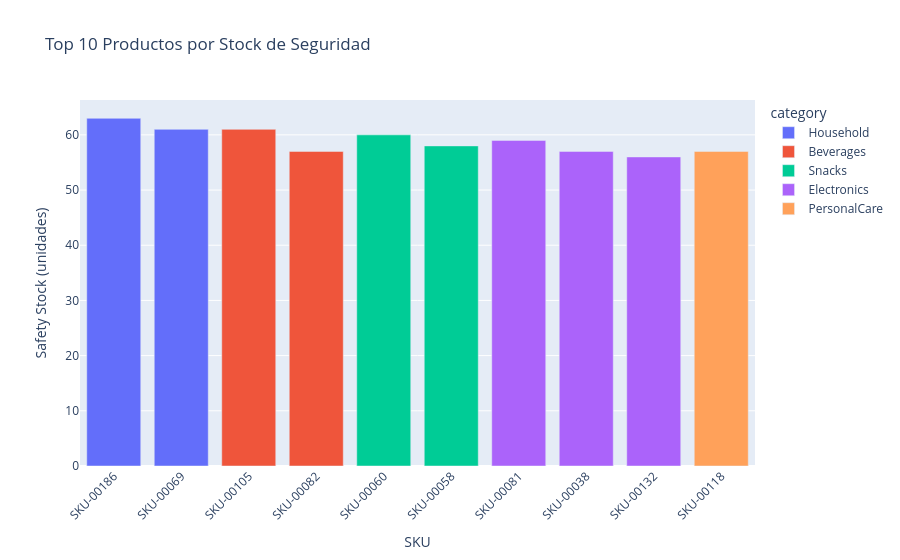
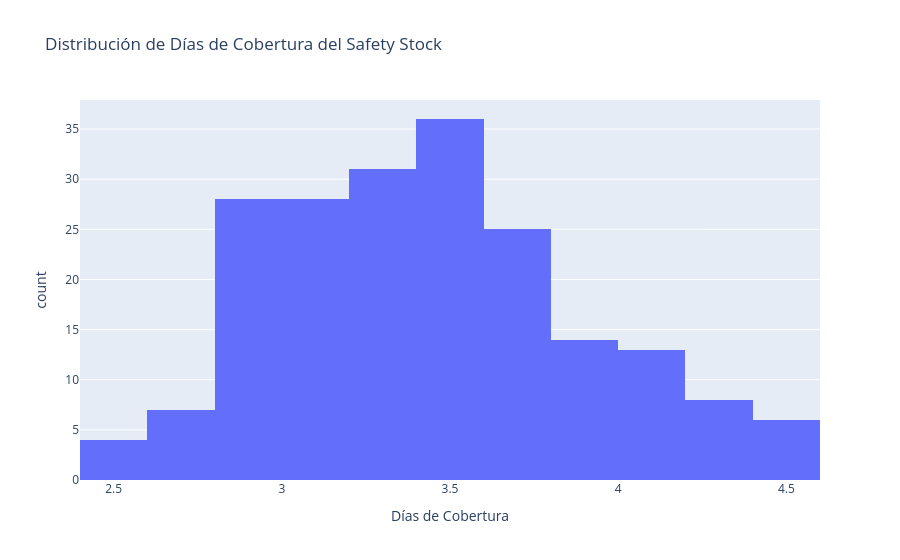

Here is the notebook cell these charts were saved with, in order:
### Markdown cell above
---

## 📅 Paso 6: Análisis de Cobertura

**Concepto:** Días de demanda cubiertos por el stock de seguridad

**Fórmula:** `coverage_days = safety_stock / avg_demand`

**Interpretación:**
- **2–4 días**: Cobertura razonable para retail con lead time semanal
- **< 2 días**: Riesgo de ruptura ante picos de demanda
- **> 7 días**: Capital inmovilizado; revisar política o negociar lead time

**Caso de uso:** Ajustar safety stock si cobertura está fuera de rangos aceptables

**Decisión:** Balancear protección contra stockouts vs costo de oportunidad del capital

### Code cell
# Top 10 productos con mayor safety stock
top_safety = demand_stats.nlargest(10, 'safety_stock')

fig = px.bar(
    top_safety,
    x='sku',
    y='safety_stock',
    color='category',
    title="Top 10 Productos por Stock de Seguridad",
    labels={'safety_stock': 'Safety Stock (unidades)', 'sku': 'SKU'}
)
fig.update_xaxes(tickangle=-45)
fig.show()

# Distribución de días de cobertura
fig2 = px.histogram(
    demand_stats, x='coverage_days',
    title="Distribución de Días de Cobertura del Safety Stock",
    labels={'coverage_days': 'Días de Cobertura'},
    nbins=20
)
fig2.show()

print(f"📊 Cobertura promedio: {demand_stats['coverage_days'].mean():.1f} días")
print(f"📊 Cobertura mediana: {demand_stats['coverage_days'].median():.1f} días")

### Figure 1 — Plotly figure (JSON) as saved in the notebook; plotly's stock layout.template omitted (floating-point values rounded to 4 significant figures)
{"data": [{"hovertemplate": "category=Household<br>SKU=%{x}<br>Safety Stock (unidades)=%{y}<extra></extra>", "legendgroup": "Household", "marker": {"color": "#636efa", "pattern": {"shape": ""}}, "name": "Household", "orientation": "v", "showlegend": true, "textposition": "auto", "type": "bar", "x": ["SKU-00186", "SKU-00069"], "xaxis": "x", "y": [63, 61], "yaxis": "y"}, {"hovertemplate": "category=Beverages<br>SKU=%{x}<br>Safety Stock (unidades)=%{y}<extra></extra>", "legendgroup": "Beverages", "marker": {"color": "#EF553B", "pattern": {"shape": ""}}, "name": "Beverages", "orientation": "v", "showlegend": true, "textposition": "auto", "type": "bar", "x": ["SKU-00105", "SKU-00082"], "xaxis": "x", "y": [61, 57], "yaxis": "y"}, {"hovertemplate": "category=Snacks<br>SKU=%{x}<br>Safety Stock (unidades)=%{y}<extra></extra>", "legendgroup": "Snacks", "marker": {"color": "#00cc96", "pattern": {"shape": ""}}, "name": "Snacks", "orientation": "v", "showlegend": true, "textposition": "auto", "type": "bar", "x": ["SKU-00060", "SKU-00058"], "xaxis": "x", "y": [60, 58], "yaxis": "y"}, {"hovertemplate": "category=Electronics<br>SKU=%{x}<br>Safety Stock (unidades)=%{y}<extra></extra>", "legendgroup": "Electronics", "marker": {"color": "#ab63fa", "pattern": {"shape": ""}}, "name": "Electronics", "orientation": "v", "showlegend": true, "textposition": "auto", "type": "bar", "x": ["SKU-00081", "SKU-00038", "SKU-00132"], "xaxis": "x", "y": [59, 57, 56], "yaxis": "y"}, {"hovertemplate": "category=PersonalCare<br>SKU=%{x}<br>Safety Stock (unidades)=%{y}<extra></extra>", "legendgroup": "PersonalCare", "marker": {"color": "#FFA15A", "pattern": {"shape": ""}}, "name": "PersonalCare", "orientation": "v", "showlegend": true, "textposition": "auto", "type": "bar", "x": ["SKU-00118"], "xaxis": "x", "y": [57], "yaxis": "y"}], "layout": {"barmode": "relative", "legend": {"title": {"text": "category"}, "tracegroupgap": 0}, "title": {"text": "Top 10 Productos por Stock de Seguridad"}, "xaxis": {"anchor": "y", "domain": [0, 1], "tickangle": -45, "title": {"text": "SKU"}}, "yaxis": {"anchor": "x", "domain": [0, 1], "title": {"text": "Safety Stock (unidades)"}}}}

### Figure 2 — Plotly figure (JSON) as saved in the notebook; plotly's stock layout.template omitted (floating-point values rounded to 4 significant figures; data arrays with more than 128 entries replaced by an {"elided": "..."} marker saying what was removed)
{"data": [{"bingroup": "x", "hovertemplate": "Días de Cobertura=%{x}<br>count=%{y}<extra></extra>", "legendgroup": "", "marker": {"color": "#636efa", "pattern": {"shape": ""}}, "name": "", "nbinsx": 20, "orientation": "v", "showlegend": false, "type": "histogram", "x": {"elided": "200 float values"}, "xaxis": "x", "yaxis": "y"}], "layout": {"barmode": "relative", "legend": {"tracegroupgap": 0}, "title": {"text": "Distribución de Días de Cobertura del Safety Stock"}, "xaxis": {"anchor": "y", "domain": [0, 1], "title": {"text": "Días de Cobertura"}}, "yaxis": {"anchor": "x", "domain": [0, 1], "title": {"text": "count"}}}}
